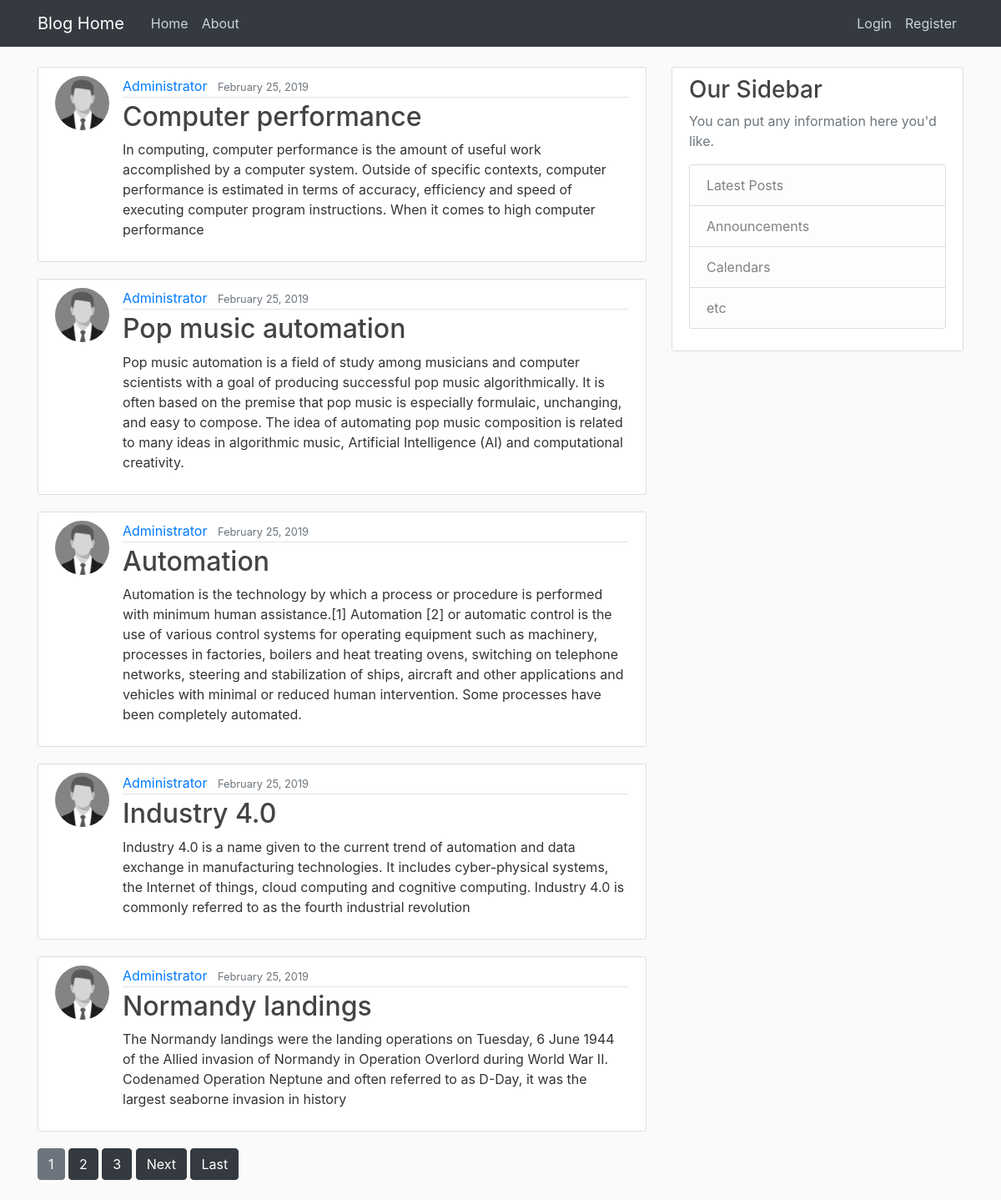
The page / on the database its author committed.
### blog/models.py (models this page shows, shortened)
class Post(models.Model):
    title = models.CharField(max_length=100)
    content = models.TextField()
    date_posted = models.DateTimeField(default=timezone.now)
    author = models.ForeignKey(User, on_delete=models.CASCADE)

### users/models.py (models this page shows, shortened)
class Profile(models.Model):
    user = models.OneToOneField(User, on_delete=models.CASCADE)
    image = models.ImageField(default='default.jpg', upload_to='profile_pics')

### blog/views.py (the view)
# urls.py: path('', PostListView.as_view(), name='blog-home'),
class PostListView(ListView):
    model = Post
    template_name = 'blog/home.html'  # <app>/<model>_<viewtype>.html
    context_object_name = 'posts'
    ordering = ['-date_posted']
    paginate_by = 5

### blog/templates/blog/home.html (shortened to what this page needs)
{% extends "blog/base.html" %}
{% block content %}
    {% for post in posts %}
        <article class="media content-section">
          <img class="rounded-circle article-img" src="{{ post.author.profile.image.url }}">
          <div class="media-body">
            <div class="article-metadata">
              <a class="mr-2" href="{% url 'user-posts' post.author.username %}">{{ post.author }}</a>
              <small class="text-muted">{{ post.date_posted|date:"F d, Y" }}</small>
            </div>
            <h2><a class="article-title" href="{% url 'post-detail' post.id %}">{{ post.title }}</a></h2>
            <p class="article-content">{{ post.content }}</p>
          </div>
        </article>
    {% endfor %}
    {% if is_paginated %}
      {% for num in page_obj.paginator.page_range %}
        {% if page_obj.number == num %}
          <a class="btn btn-secondary mb-4" href="?page={{ num }}" bg-dark>{{ num }}</a>
        {% elif num > page_obj.number|add:'-3' and num < page_obj.number|add:'3' %}
          <a class="btn btn-dark mb-4 bg-dark" href="?page={{ num }}">{{ num }}</a>
        {% endif %}
      {% endfor %}
      {% if page_obj.has_next %}
        <a class="btn btn-dark mb-4 bg-dark" href="?page={{ page_obj.next_page_number }}">Next</a>
        <a class="btn btn-dark mb-4 bg-dark" href="?page={{ page_obj.paginator.num_pages }}">Last</a>
      {% endif %}
    {% endif %}
{% endblock content %}

### blog/templates/blog/base.html (shortened to what this page needs)
{% load static %}
<!DOCTYPE html>
<html>
<head>
    <link rel="stylesheet" href="https://maxcdn.bootstrapcdn.com/bootstrap/4.0.0/css/bootstrap.min.css">
    <link rel="stylesheet" type="text/css" href="{% static 'blog/main.css' %}">
</head>
<body>
    <header class="site-header">
      <nav class="navbar navbar-expand-md navbar-dark bg-dark fixed-top">
        <div class="container">
          <a class="navbar-brand mr-4" href="{% url 'blog-home' %}">Blog Home</a>
          <div class="collapse navbar-collapse" id="navbarToggle">
            <div class="navbar-nav mr-auto">
              <a class="nav-item nav-link" href="{% url 'blog-home' %}">Home</a>
              <a class="nav-item nav-link" href="{% url 'blog-about' %}">About</a>
            </div>
            <div class="navbar-nav">
              {% if user.is_authenticated %}
                <a class="nav-item nav-link" href="{% url 'post-create' %}">New Post</a>
                <a class="nav-item nav-link" href="{% url 'profile' %}">Profile</a>
                <a class="nav-item nav-link" href="{% url 'logout' %}">Logout</a>
              {% else %}
                <a class="nav-item nav-link" href="{% url 'login' %}">Login</a>
                <a class="nav-item nav-link" href="{% url 'register' %}">Register</a>
              {% endif %}
            </div>
          </div>
        </div>
      </nav>
    </header>
    <main role="main" class="container">
      <div class="row">
        <div class="col-md-8">
          {% block content %}{% endblock %}
        </div>
        <div class="col-md-4">
          <div class="content-section">
            <h3>Our Sidebar</h3>
            <p class='text-muted'>You can put any information here you'd like.
              <ul class="list-group">
                <li class="list-group-item list-group-item-light">Latest Posts</li>
                <li class="list-group-item list-group-item-light">Announcements</li>
                <li class="list-group-item list-group-item-light">Calendars</li>
                <li class="list-group-item list-group-item-light">etc</li>
              </ul>
            </p>
          </div>
        </div>
      </div>
    </main>
</body>
</html>

### blog/static/blog/main.css (style rules this page uses)
body { background: #fafafa; color: #333333; margin-top: 5rem; }
h1, h2, h3, h4, h5, h6 { color: #444444; }
ul { margin: 0; }
.site-header .navbar-nav .nav-link { color: #cbd5db; }
.content-section { background: #ffffff; padding: 10px 20px; border: 1px solid #dddddd; border-radius: 3px; margin-bottom: 20px; }
.article-title { color: #444444; }
.article-content { white-space: pre-line; }
.article-img { height: 65px; width: 65px; margin-right: 16px; }
.article-metadata { padding-bottom: 1px; margin-bottom: 4px; border-bottom: 1px solid #e3e3e3 }

### rows shown on the page
Post: author.profile.image (placeholder picture), author "Administrator", date_posted "February 25, 2019", title "Computer performance", content "In computing, computer performance is the amount of useful work accomplished by a computer system. Outside of specific contexts, computer performance is estimated in terms of accuracy, efficiency and speed of executing computer program instructions. When it comes to high computer performance"
Post: author.profile.image (placeholder picture), author "Administrator", date_posted "February 25, 2019", title "Pop music automation", content "Pop music automation is a field of study among musicians and computer scientists with a goal of producing successful pop music algorithmically. It is often based on the premise that pop music is especially formulaic, unchanging, and easy to compose. The idea of automating pop music composition is related to many ideas in algorithmic music, Artificial Intelligence (AI) and computational creativity."
Post: author.profile.image (placeholder picture), author "Administrator", date_posted "February 25, 2019", title "Automation", content "Automation is the technology by which a process or procedure is performed with minimum human assistance.[1] Automation [2] or automatic control is the use of various control systems for operating equipment such as machinery, processes in factories, boilers and heat treating ovens, switching on telephone networks, steering and stabilization of ships, aircraft and other applications and vehicles with minimal or reduced human intervention. Some processes have been completely automated."
Post: author.profile.image (placeholder picture), author "Administrator", date_posted "February 25, 2019", title "Industry 4.0", content "Industry 4.0 is a name given to the current trend of automation and data exchange in manufacturing technologies. It includes cyber-physical systems, the Internet of things, cloud computing and cognitive computing. Industry 4.0 is commonly referred to as the fourth industrial revolution"
Post: author.profile.image (placeholder picture), author "Administrator", date_posted "February 25, 2019", title "Normandy landings", content "The Normandy landings were the landing operations on Tuesday, 6 June 1944 of the Allied invasion of Normandy in Operation Overlord during World War II. Codenamed Operation Neptune and often referred to as D-Day, it was the largest seaborne invasion in history"

### other values the page prints
{{ num }} "1"
{{ num }} "2" "3"
